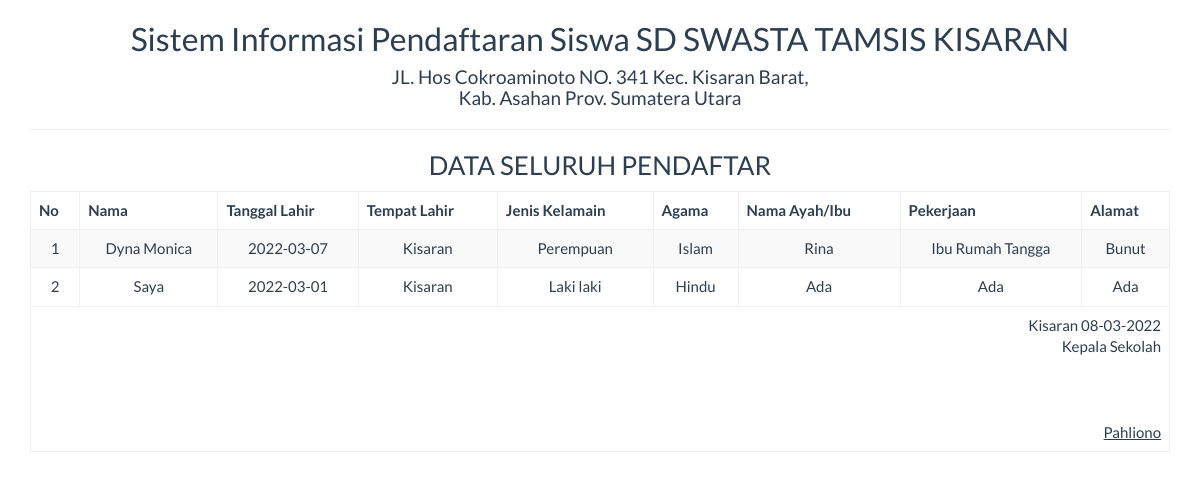
Screenshot of /report/pendaftar_semua.php with the database file from the repository.
### tables this page shows
CREATE TABLE `tbl_pendaftar` (
  `id` int(11) NOT NULL,
  `nmsiswa` varchar(255) NOT NULL,
  `tgllahir` date NOT NULL,
  `tempatlahir` varchar(50) NOT NULL,
  `jk` varchar(20) NOT NULL,
  `agama` varchar(20) NOT NULL,
  `nmortu` varchar(255) NOT NULL,
  `pekerjaan` varchar(50) NOT NULL,
  `nohp` varchar(15) NOT NULL,
  `nowa` varchar(15) NOT NULL,
  `alamat` varchar(200) NOT NULL,
  `id_status` varchar(20) NOT NULL
);

### report/pendaftar_semua.php (the view, shortened to what this page needs)
<!DOCTYPE html>
<html>
    <head>
        <link href="../Assets/css/bootstrap.min.css" rel="stylesheet" type="text/css"/>
    </head>
    <body onload="print()">
        <?php
        include '../config/koneksi.php';
        ?>
        <div class="container">
            <div class='row'>
                <div class="col-sm-12">
                    <div class="text-center">
                        <h2>Sistem Informasi Pendaftaran Siswa SD SWASTA TAMSIS KISARAN</h2>
                        <h4> JL. Hos Cokroaminoto NO. 341 Kec. Kisaran Barat,<br> Kab. Asahan Prov. Sumatera Utara </h4>
                        <hr>
                        <h3>DATA SELURUH PENDAFTAR</h3>
                        <table class="table table-bordered table-striped table-hover">
                        <tbody>
                                <thead>
								<tr>
								<th>No</th>
                                <th>Nama</th>
                                <th>Tanggal Lahir</th>
                                <th>Tempat Lahir</th>
                                <th>Jenis Kelamain</th>
                                <th>Agama</th>
                                <th>Nama Ayah/Ibu</th>
                                <th>Pekerjaan</th>
                                <th>Alamat</th>
								</tr>
								</thead>
							<tbody>
                            <?php
                            $sql = "SELECT * FROM tbl_pendaftar";
                            $query = mysqli_query($koneksi, $sql) or die("SQL Anda Salah");
                            $nomor = 0;
                            while ($data = mysqli_fetch_array($query)) {
                                $nomor++;
                                ?>
                                <tr>
                                    <td><?= $nomor ?></td>
									<td><?= $data['nmsiswa'] ?></td>
                                    <td><?= $data['tgllahir'] ?></td>
                                    <td><?= $data['tempatlahir'] ?></td>
                                    <td><?= $data['jk'] ?></td>
                                    <td><?= $data['agama'] ?></td>
                                    <td><?= $data['nmortu'] ?></td>
                                    <td><?= $data['pekerjaan'] ?></td>
                                    <td><?= $data['alamat'] ?></td>
                                </tr>
                            <?php } ?>
							</tbody>
                        </tbody>
                            <tfoot>
                                <tr>
                                    <td colspan="9" class="text-right">
                                        Kisaran  <?= date("d-m-Y") ?>
                                        <br>
                                        Kepala Sekolah
                                        <br><br><br><br>
                                        <u>Pahliono<strong></u><br>
                                    </td>
								</tr>
							</tfoot>
                        </table>
                    </div>
                </div>
            </div>
    </body>
</html>

### rows the page displays
tbl_pendaftar: nmsiswa "Dyna Monica", tgllahir "2022-03-07", tempatlahir "Kisaran", jk "Perempuan", agama "Islam", nmortu "Rina", pekerjaan "Ibu Rumah Tangga", alamat "Bunut"
tbl_pendaftar: nmsiswa "Saya", tgllahir "2022-03-01", tempatlahir "Kisaran", jk "Laki laki", agama "Hindu", nmortu "Ada", pekerjaan "Ada", alamat "Ada"
